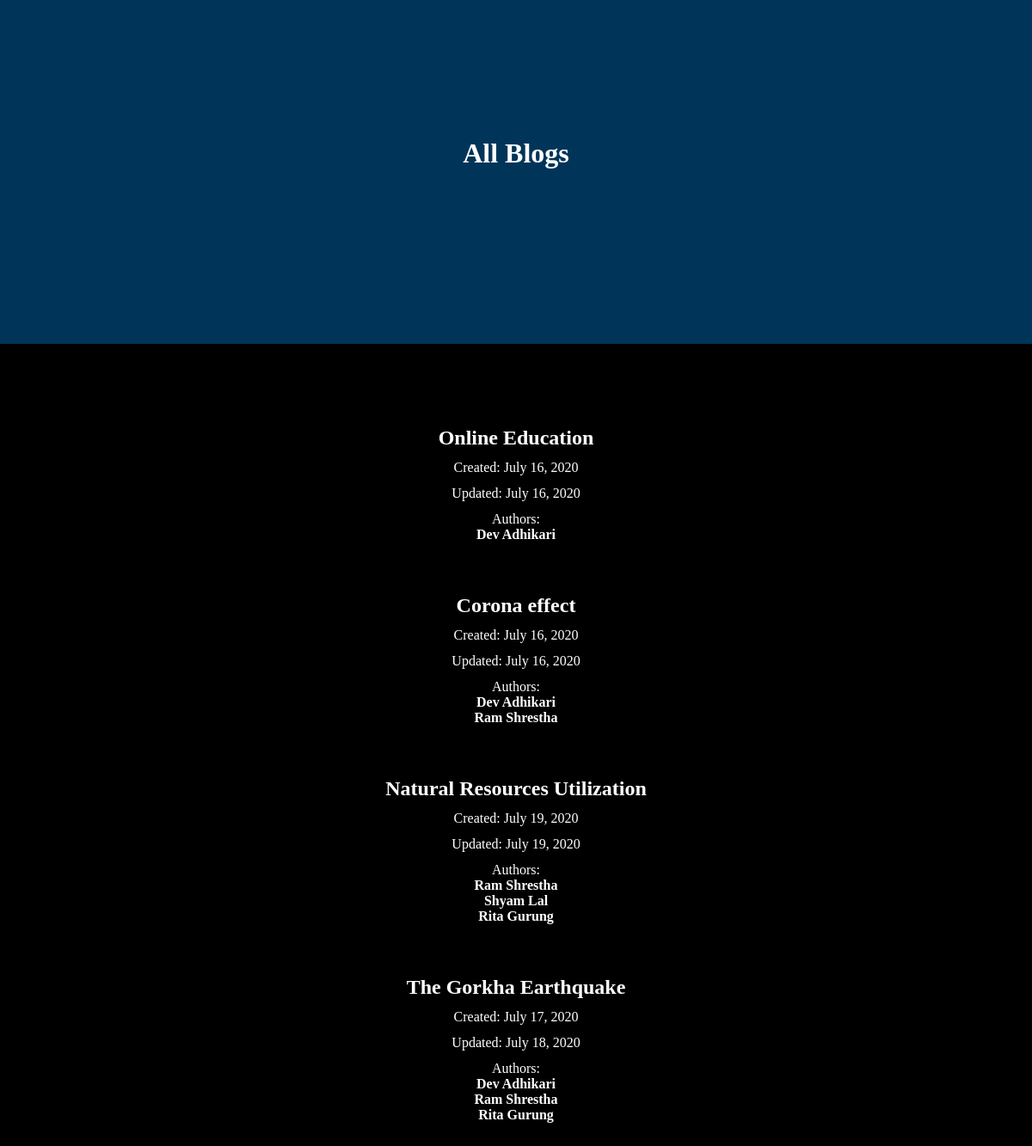
The app's page /blogs/ with its own data.
### myblog/models.py (models this page shows, shortened)
class Blog(models.Model):
    topic = models.CharField(max_length=100)
    content = models.TextField()
    created_at = models.DateField(null=True)
    updated_at = models.DateField(null=True)
    author = models.ManyToManyField(Author)

class Author(models.Model):
    name = models.CharField(max_length=100)

### myblog/views.py (the view)
# urls.py: path('blogs/', all_blogs, name='allblogs'),
def all_blogs(request):
    blog_qs = Blog.objects.all()
    blog_and_authors = {}
    for blog in blog_qs:                # blog is an object/row
        author_qs = blog.author.all()     # author_qs is a query set
        author_list = []
        for author in author_qs:
            author_list.append(author.name)
        blog_and_authors[blog] = author_list
    context = {'blog_and_authors': blog_and_authors}    # blog_and_authors is a dictionary
    template = loader.get_template('blogs.html')
    template_data = template.render(context, request)
    return HttpResponse(template_data)

### myblog/templates/blogs.html (shortened to what this page needs)
<!DOCTYPE html>
<html>
<head>
</head>
<body>
  <main>
    <div class="top-block">
      <h1>All Blogs</h1>
    </div>
    <div class="blog-list">
      <ul>
          {% for blog, author_list in blog_and_authors.items %}
            <li>
          <h2>{{ blog.topic }}</h2>
          <p>Created: {{blog.created_at}} </p>
          <p>Updated: {{blog.updated_at}} </p>
          <p>Authors:</p>
            <ul>
              {% for author in author_list %}
                <li>
                    <h4>{{ author }}</h4>
                </li>
              {% endfor %}
            </ul>
            </li>
          {% endfor %}
      </ul>
    </div>
    <div class="bottom-block"></div>
  </main>
</body>
</html>

### myblog/templates/blogs.html (style rules this page uses)
* { padding: 0; margin: 0; }
body { background-color: black; color: white; }
.top-block { background-color: #003459; height: 50vh; text-align: center; }
.top-block h1 { padding-top: 20vh; }
li { list-style-type: none; }
.blog-list { text-align: center; padding-top: 5%; }
.blog-list ul li { padding-top: 5%; }
.blog-list ul li ul li { padding-top: 0; }
.blog-list p { padding-top: 1%; }
.blog-list { text-align: center; padding-top: 3%; }
.bottom-block { padding-bottom: 20vh; }

### records on screen
Blog: topic "Online Education", created_at "July 16, 2020", updated_at "July 16, 2020"
Author: author_list "Dev Adhikari" "Dev Adhikari" "Dev Adhikari"
Blog: topic "Corona effect", created_at "July 16, 2020", updated_at "July 16, 2020"
Author: author_list "Ram Shrestha" "Ram Shrestha" "Ram Shrestha"
Blog: topic "Natural Resources Utilization", created_at "July 19, 2020", updated_at "July 19, 2020"
Author: author_list "Shyam Lal"
Author: author_list "Rita Gurung" "Rita Gurung"
Blog: topic "The Gorkha Earthquake", created_at "July 17, 2020", updated_at "July 18, 2020"
